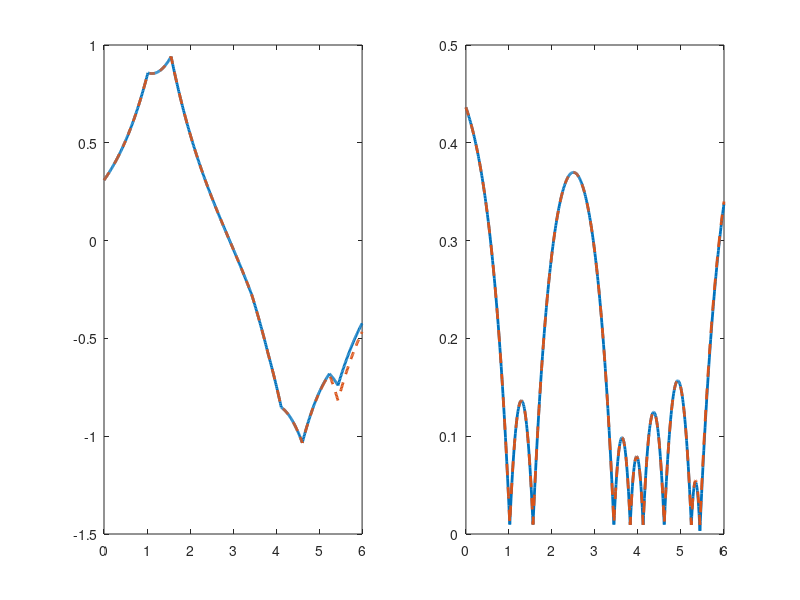

MATLAB code for this plot:
%
% GPSS'17 appendix -
% Example of Kalman/RTS inference on GP regression problem
% with the Ornstein-Uhlenbeck covariance function. By SS'17.
%

    %%
    % Generate the data
    %
    rng(20);
    
    X = 0:0.01:6;
    F = sin(X);
    
    s2 = 0.1^2;
    ind = sort(1+round(length(X) * rand(1,10)));

    x = X(ind)';
    y = F(ind)';
    y = y + sqrt(s2) * randn(size(y));
    
    clf;
    h = plot(X,F,x,y,'o');
    set(h,'LineWidth',2);

    %%
    % GP regression solution
    %
    q = 1;
    lam = 1;
    
    K_ou = @(x,xp) q/(2*lam) * exp(-lam * abs(x - xp));
    
    Kyy = zeros(length(x));
    Kfy = zeros(length(X),length(x));
    Kff = zeros(length(X),length(X));
    Sigma = s2 * eye(length(x));
    
    for i=1:size(Kyy,1)
        for j=1:size(Kyy,2)
            Kyy(i,j) = K_ou(x(i),x(j));
        end
    end
    Kyy = Kyy + Sigma;
    
    for i=1:size(Kfy,1)
        for j=1:size(Kfy,2)
            Kfy(i,j) = K_ou(X(i),x(j));
        end
    end
    
    for i=1:size(Kff,1)
        for j=1:size(Kff,2)
            Kff(i,j) = K_ou(X(i),X(j));
        end
    end
    
    mu = (Kfy / Kyy) * y;
    V  = Kff - (Kfy / Kyy) * Kfy';
    Vd = diag(V);
    
    QQ1 = mu-1.96*sqrt(Vd);
    QQ2 = mu+1.96*sqrt(Vd);

    clf;
    h2 = fill([X'; flipud(X')], [QQ1; flipud(QQ2)],1);
    set(h2,'EdgeColor',[.7 .7 .7],'FaceColor',[.7 .7 .7])
    
    hold on;
    
    h = plot(X,F,'k:',X,mu,x,y,'o');
    set(h,'LineWidth',2);
    
    %%
    % Kalman filter
    %
    MM = zeros(size(X));
    PP = zeros(size(X));

    m = 0;
    P = q / (2 * lam);
    
    Y = NaN * ones(size(X));
    Y(ind) = y;
    
    for k=1:length(X)
        if k > 1
            dt = X(k) - X(k-1);
            A = exp(-dt*lam);
            Q = q/(2*lam)*(1 - exp(-2*dt*lam));
            
            m = A * m;
            P = A^2 * P + Q;
        end
        
        if ~isnan(Y(k))
            K = P / (P + s2);
            m = m + K * (Y(k) - m);
            P = P - K^2 * (P + s2);

            QQ1 = MM-1.96*sqrt(PP);
            QQ2 = MM+1.96*sqrt(PP);

            clf;
            h2 = fill([X(1:k)'; flipud(X(1:k)')], [QQ1(1:k)'; flipud(QQ2(1:k)')],1);
            set(h2,'EdgeColor',[.7 .7 .7],'FaceColor',[.7 .7 .7])
    
            hold on;
            
            h = plot(X,F,'k:',X(1:k),MM(1:k),x,y,'o');
            set(h,'LineWidth',2);
            pause;
        end
        MM(k) = m;
        PP(k) = P;
    end
    
    QQ1 = MM-1.96*sqrt(PP);
    QQ2 = MM+1.96*sqrt(PP);

    clf;
    h2 = fill([X'; flipud(X')], [QQ1'; flipud(QQ2')],1);
    set(h2,'EdgeColor',[.7 .7 .7],'FaceColor',[.7 .7 .7])

    hold on;

    h = plot(X,F,'k:',X,MM,x,y,'o');
    set(h,'LineWidth',2);
    
    %%
    % RTS Smoother
    %
    MMS = MM;
    PPS = PP;
    
    ms = MM(end);
    Ps = PP(end);
    
    for k=length(MM)-1:-1:1
        dt = X(k+1) - X(k);
        A = exp(-dt*lam);
        Q = q/(2*lam)*(1 - exp(-2*dt*lam));

        m  = MM(k);
        P  = PP(k);
        mp = A * m;
        Pp = A^2 * P + Q;
        
        G = P * A' / Pp;
        
        ms = m + G * (ms - mp);
        Ps = P + G^2 * (Ps - Pp);
        
        MMS(k) = ms;
        PPS(k) = Ps;

        if ~isnan(Y(k))
            QQ1 = MMS-1.96*sqrt(PPS);
            QQ2 = MMS+1.96*sqrt(PPS);

            clf;
            h2 = fill([X'; flipud(X')], [QQ1'; flipud(QQ2')],1);
            set(h2,'EdgeColor',[.7 .7 .7],'FaceColor',[.7 .7 .7])

            hold on;

            h = plot(X,F,'k:',X,MMS,x,y,'o');
            set(h,'LineWidth',2);
            
            pause;
        end
    end
    
    QQ1 = MMS-1.96*sqrt(PPS);
    QQ2 = MMS+1.96*sqrt(PPS);

    clf;
    h2 = fill([X'; flipud(X')], [QQ1'; flipud(QQ2')],1);
    set(h2,'EdgeColor',[.7 .7 .7],'FaceColor',[.7 .7 .7])

    hold on;

    h = plot(X,F,'k:',X,MMS,x,y,'o');
    set(h,'LineWidth',2);
            
    %%
    % Compare 1
    %
    clf;
    subplot(1,2,1);

    QQ1 = mu-1.96*sqrt(Vd);
    QQ2 = mu+1.96*sqrt(Vd);

    hold off;
    h2 = fill([X'; flipud(X')], [QQ1; flipud(QQ2)],1);
    set(h2,'EdgeColor',[.7 .7 .7],'FaceColor',[.7 .7 .7])
    
    hold on;
    
    h = plot(X,F,'k:',X,mu,x,y,'o');
    set(h,'LineWidth',2);
   
    
    subplot(1,2,2);
    hold off;

    QQ1 = MMS-1.96*sqrt(PPS);
    QQ2 = MMS+1.96*sqrt(PPS);

    h2 = fill([X'; flipud(X')], [QQ1'; flipud(QQ2')],1);
    set(h2,'EdgeColor',[.7 .7 .7],'FaceColor',[.7 .7 .7])

    hold on;

    h = plot(X,F,'k:',X,MMS,x,y,'o');
    set(h,'LineWidth',2);
    
    %%
    % Compare 2
    %
    clf;
    subplot(1,2,1);
    h = plot(X,mu,X,MMS,'--');
    set(h,'LineWidth',2);
    
    subplot(1,2,2);
    h = plot(X,Vd,X,PPS,'--');
    set(h,'LineWidth',2);

    max(abs(mu-MMS'))
    max(abs(Vd-PPS'))

    